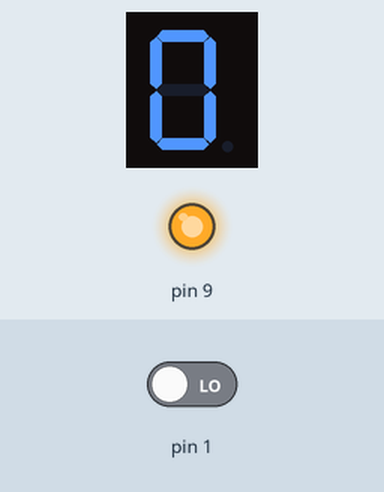
Recording of a sketch running on a simulated Arduino Uno, built with avr-gcc and run on an emulated ATmega328P. On the bench: 1-digit seven-segment display, output pins drawn as LEDs (lit = HIGH). Wiring (inferred from the names in the program): 1-digit 7-segment display, segments lit when HIGH: segments A0, A1, A2, A3, A4, A5, pin 8. The inputs (shaded band) are chosen by the test bench; at power-on: pin 1 LOW. The segment pins are drawn as the display they are named for; pins used as bus, display or sensor lines are not drawn.

Above: at 1.2 s.
1.3 s: pin 1 driven HIGH
At 2.5 s:
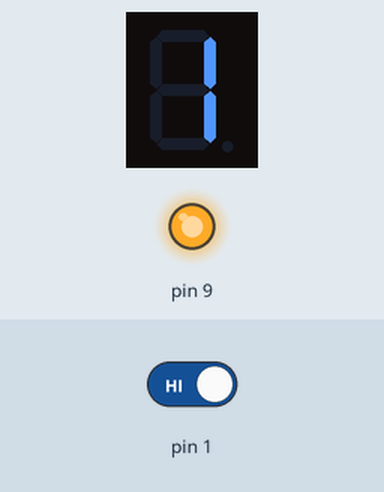
Timing chart, 0 to 4.3 s (numbered marks = the images above; inputs shaded):
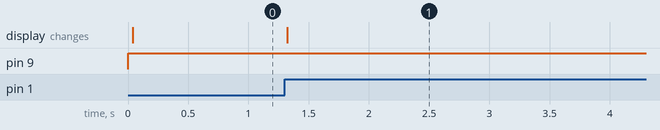

The sketch:

Check2.2.ino
```cpp
int segPins[7] = { A0, A1, A2, A3, A4, A5, 8 };

int num[10][7] = {
  { 1, 1, 1, 1, 1, 1, 0 },  //0
  { 0, 1, 1, 0, 0, 0, 0 },  //1
  { 1, 1, 0, 1, 1, 0, 1 },  //2
  { 1, 1, 1, 1, 0, 0, 1 },  //3
  { 0, 1, 1, 0, 0, 1, 1 },  //4
  { 1, 0, 1, 1, 0, 1, 1 },  //5
  { 1, 0, 1, 1, 1, 1, 1 },  //6
  { 1, 1, 1, 0, 0, 0, 0 },  //7
  { 1, 1, 1, 1, 1, 1, 1 },  //8
  { 1, 1, 1, 1, 0, 1, 1 }   //9
};

void setup() {
  for (int i = 0; i < 7; i++) {
    pinMode(segPins[i], OUTPUT);
  }
  pinMode(1, INPUT);
  pinMode(9, OUTPUT);
}

int count = 0;
void loop() {
  digitalWrite(9, HIGH);
  while (digitalRead(1) == HIGH) ;
    delay(40);
    if (digitalRead(1) == HIGH) {
      count++;
      if (count > 9) {
        count = 0;
      }
    }

  for (int i = 0; i < 7; i++) {
    digitalWrite(segPins[i], num[count][i]);
  }
}
```

Measured:
- after the input at 1.3 s, the display: changes at once (image 1)
